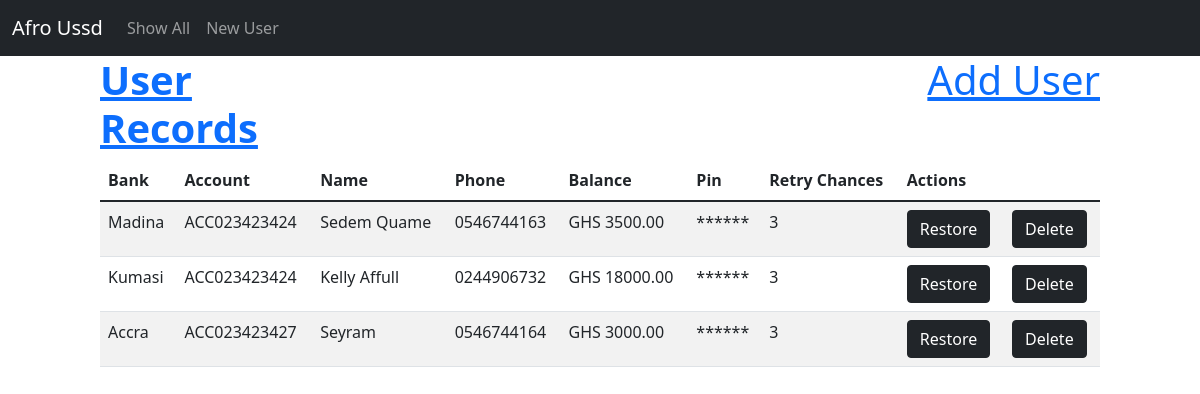
Screenshot of /all with the database file from the repository.
### app.py (models this page shows)
class Accounts(db.Model):
    id = db.Column('account_id', db.Integer, primary_key=True)
    name = db.Column(db.String(50))  # user input
    phone = db.Column(db.String(15))  # user input or from ussd_session
    email = db.Column(db.String(100))  # user input
    pin = db.Column(db.String(6))  # user input
    bank = db.Column(db.String(100)) #user input
    account_number = db.Column(db.String(30)) #user input
    bank_branch = db.Column(db.String(50)) #user input
    balance = db.Column(db.String(200))  # default 0, user input (teller)
    retry_chances = db.Column(db.Integer)  # default 3
    creation_date = db.Column(db.String(10))  # progam generated

### app.py (the view)
@app.route('/all')
def show_all():
    return render_template('show_all.html', accounts=Accounts.query.all())

### templates/show_all.html (shortened to what this page needs)
<!DOCTYPE html>
<html lang="en">
<head>
    <link href="https://cdn.jsdelivr.net/npm/bootstrap@5.1.3/dist/css/bootstrap.min.css" rel="stylesheet"
>
</head>
<body>
    <nav class="navbar navbar-expand-lg navbar-dark bg-dark">
        <div class="container-fluid">
            <a class="navbar-brand" href="/">Afro Ussd</a>
            <div class="collapse navbar-collapse" id="navbarNavAltMarkup">
                <div class="navbar-nav">
                    <a class="nav-link" href="{{ url_for('show_all') }}">Show All</a>
                    <a class="nav-link" href="{{ url_for('new') }}">New User</a>
                </div>
            </div>
        </div>
    </nav>
    <div class="col-12 offset-md-1 col-md-10">
        <div class="row">
            <a class="col-6" href="{{ url_for('show_all') }}" class="link-primary">
                <h1 class="col-6"><b>User Records</b></h1>
            </a>
            <br>
            <a class="col-6 text-end" href="{{ url_for('new') }}" class="link-primary"><h1>Add User</h1></a>
        </div>
        <table class="table table-striped">
            <thead>
                <tr>
                    <th>Bank</th>
                    <th>Account</th>
                    <th>Name</th>
                    <th>Phone</th>
                    <th>Balance</th>
                    <th>Pin</th>
                    <th>Retry Chances</th>
                    <th>Actions</th>
                </tr>
            </thead>
            <tbody>
                {% for account in accounts %}
                <tr>
                    <td>{{ account.bank_branch }}</td>
                    <td>{{ account.account_number }}</td>
                    <td>{{ account.name }}</td>
                    <td>{{ account.phone }}</td>
                    <td>GHS {{ account.balance }}.00</td>
                    <td> ****** </td>
                    <td>{{ account.retry_chances }}</td>
                    <td>
                        <form action="/restore" method="post">
                            <input class="btn btn-dark" type="submit" value="Restore">
                        </form>
                    </td>
                    <td>
                        <form action="/delete" method="post">
                            <input class="btn btn-dark" type="submit" value="Delete">
                        </form>
                    </td>
                </tr>
                {% endfor %}
            </tbody>
        </table>
    </div>
</body>
</html>

### rows the page displays
Accounts: bank_branch "Madina", account_number "ACC023423424", name "Sedem Quame", phone "0546744163", balance "3500", retry_chances "3"
Accounts: bank_branch "Kumasi", account_number "ACC023423424", name "Kelly Affull", phone "0244906732", balance "18000", retry_chances "3"
Accounts: bank_branch "Accra", account_number "ACC023423427", name "Seyram", phone "0546744164", balance "3000", retry_chances "3"
